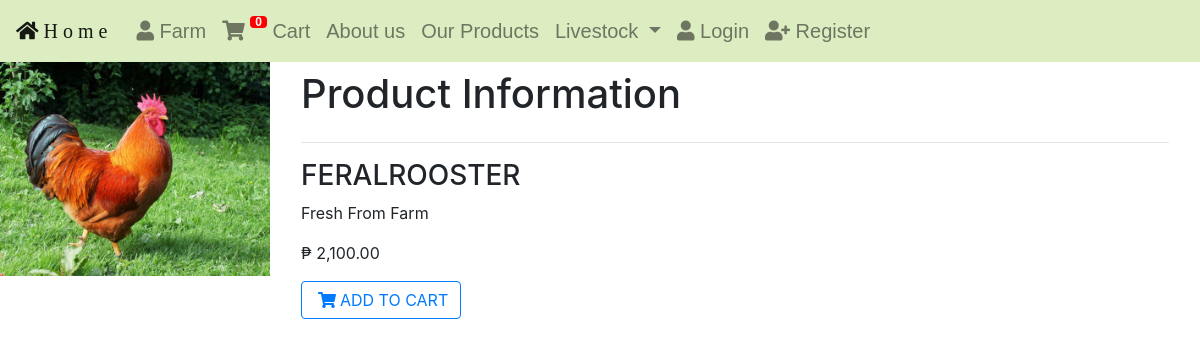
The app's page /views/product.php?id=2 with its own data.
### tables this page shows
CREATE TABLE `items` (
  `id` int(11) NOT NULL AUTO_INCREMENT,
  `item_name` varchar(255) DEFAULT NULL,
  `price` decimal(10,0) DEFAULT NULL,
  `description` text NOT NULL,
  `image` varchar(255) DEFAULT NULL,
  `category_id` int(11) DEFAULT NULL,
  PRIMARY KEY (`id`),
  KEY `category_id` (`category_id`),
  CONSTRAINT `items_ibfk_1` FOREIGN KEY (`category_id`) REFERENCES `categories` (`id`)
);

### controllers/get_products.php (called while the page is built, shortened)
<?php
require("connect.php");
if(isset($_GET['id']) && is_numeric($_GET['id'])) {
	$prod_id = htmlspecialchars($_GET['id']);
} else {
	$prod_id = NULL;
}
$sql = "SELECT * FROM items WHERE id = '$prod_id'";
$result = mysqli_query($conn, $sql);
$product = mysqli_fetch_assoc($result);

### views/product.php (the view, shortened to what this page needs)
<?php
	require_once("../controllers/get_products.php");
	require_once("../partials/start_body.php");
	if($product !== NULL) {
		extract($product);
	} else {
		$product = NULL;
	}
?>
<?php require_once("../partials/navbar.php") ?>
	<main id="main" role="main">
		<?php if($product !== NULL): ?>
			<section class="row">
				<div class="col-md-3">
					<figure>
						<img src="../app/assets/images/<?php echo $image; ?>">
					</figure>
				</div>
				<div class="col-md-9 px-3">
					<h1 class="py-2">Product Information</h1>
					<hr>
					<h3> <?php echo $item_name ?> </h3>
					<p> <?php echo $description ?> </p>
					<p>&#8369; <?php echo number_format($price, 2, ".", ",") ?></p>
					<button class="btn btn-outline-primary"><i class="fas fa-shopping-cart mx-1"></i>ADD TO CART</button>
				</div>
			</section>
		<?php else: ?>
			<h1> Product Not Found </h1>
		<?php endif; ?>
	</main>
<?php require_once("../partials/end_body.php") ?>

### views/style.css (style rules this page uses)
body { overflow-x: hidden; }
img { max-width: 100%; overflow-y: hidden; overflow-x: hidden; }
section { width: 100%; height: 120vh; box-sizing: border-box; }

### records on screen
items: image (picture), item_name "FERALROOSTER", description "Fresh From Farm", price "2,100.00"
